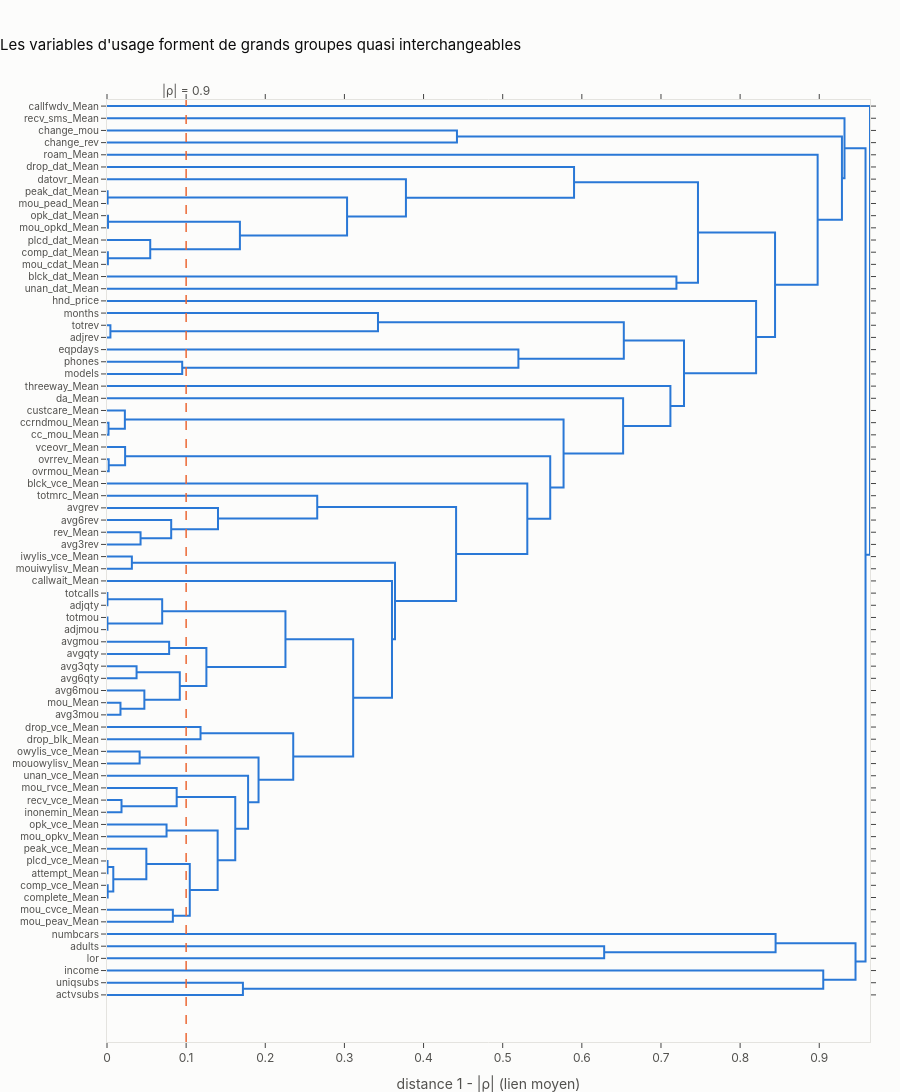

Notebook code for this chart:
### Markdown cell above
### 5.2 Clustering hiérarchique des variables

Distance $1 - |\rho|$, lien moyen. La ligne pointillée ($|\rho| = 0{,}9$) coupe l'arbre : les variables reliées à gauche de cette ligne forment un groupe redondant.

### Code cell
publish(dendrogram_chart(corr, "Les variables d'usage forment de grands groupes quasi interchangeables"),
        "03_dendrogramme", width=1000)

### Figure 1 — Plotly figure (JSON) as saved in the notebook; plotly's stock layout.template omitted (floating-point values rounded to 4 significant figures)
{"data": [{"hoverinfo": "text", "marker": {"color": "#2a78d6"}, "mode": "lines", "type": "scatter", "x": [0.0, 0.4422, 0.4422, 0.0], "xaxis": "x", "y": [-25.0, -25.0, -35.0, -35.0], "yaxis": "y"}, {"hoverinfo": "text", "marker": {"color": "#2a78d6"}, "mode": "lines", "type": "scatter", "x": [0.0, 0.0007778, 0.0007778, 0.0], "xaxis": "x", "y": [-75.0, -75.0, -85.0, -85.0], "yaxis": "y"}, {"hoverinfo": "text", "marker": {"color": "#2a78d6"}, "mode": "lines", "type": "scatter", "x": [0.0, 0.001283, 0.001283, 0.0], "xaxis": "x", "y": [-95.0, -95.0, -105.0, -105.0], "yaxis": "y"}, {"hoverinfo": "text", "marker": {"color": "#2a78d6"}, "mode": "lines", "type": "scatter", "x": [0.0, 0.001105, 0.001105, 0.0], "xaxis": "x", "y": [-125.0, -125.0, -135.0, -135.0], "yaxis": "y"}, {"hoverinfo": "text", "marker": {"color": "#2a78d6"}, "mode": "lines", "type": "scatter", "x": [0.0, 0.05462, 0.05462, 0.001105], "xaxis": "x", "y": [-115.0, -115.0, -130.0, -130.0], "yaxis": "y"}, {"hoverinfo": "text", "marker": {"color": "#2a78d6"}, "mode": "lines", "type": "scatter", "x": [0.001283, 0.1679, 0.1679, 0.05462], "xaxis": "x", "y": [-100.0, -100.0, -122.5, -122.5], "yaxis": "y"}, {"hoverinfo": "text", "marker": {"color": "#2a78d6"}, "mode": "lines", "type": "scatter", "x": [0.0007778, 0.3033, 0.3033, 0.1679], "xaxis": "x", "y": [-80.0, -80.0, -111.2, -111.2], "yaxis": "y"}, {"hoverinfo": "text", "marker": {"color": "#2a78d6"}, "mode": "lines", "type": "scatter", "x": [0.0, 0.3777, 0.3777, 0.3033], "xaxis": "x", "y": [-65.0, -65.0, -95.62, -95.62], "yaxis": "y"}, {"hoverinfo": "text", "marker": {"color": "#2a78d6"}, "mode": "lines", "type": "scatter", "x": [0.0, 0.5902, 0.5902, 0.3777], "xaxis": "x", "y": [-55.0, -55.0, -80.31, -80.31], "yaxis": "y"}, {"hoverinfo": "text", "marker": {"color": "#2a78d6"}, "mode": "lines", "type": "scatter", "x": [0.0, 0.7195, 0.7195, 0.0], "xaxis": "x", "y": [-145.0, -145.0, -155.0, -155.0], "yaxis": "y"}, {"hoverinfo": "text", "marker": {"color": "#2a78d6"}, "mode": "lines", "type": "scatter", "x": [0.5902, 0.7467, 0.7467, 0.7195], "xaxis": "x", "y": [-67.66, -67.66, -150.0, -150.0], "yaxis": "y"}, {"hoverinfo": "text", "marker": {"color": "#2a78d6"}, "mode": "lines", "type": "scatter", "x": [0.0, 0.004303, 0.004303, 0.0], "xaxis": "x", "y": [-185.0, -185.0, -195.0, -195.0], "yaxis": "y"}, {"hoverinfo": "text", "marker": {"color": "#2a78d6"}, "mode": "lines", "type": "scatter", "x": [0.0, 0.3424, 0.3424, 0.004303], "xaxis": "x", "y": [-175.0, -175.0, -190.0, -190.0], "yaxis": "y"}, {"hoverinfo": "text", "marker": {"color": "#2a78d6"}, "mode": "lines", "type": "scatter", "x": [0.0, 0.09502, 0.09502, 0.0], "xaxis": "x", "y": [-215.0, -215.0, -225.0, -225.0], "yaxis": "y"}, {"hoverinfo": "text", "marker": {"color": "#2a78d6"}, "mode": "lines", "type": "scatter", "x": [0.0, 0.5198, 0.5198, 0.09502], "xaxis": "x", "y": [-205.0, -205.0, -220.0, -220.0], "yaxis": "y"}, {"hoverinfo": "text", "marker": {"color": "#2a78d6"}, "mode": "lines", "type": "scatter", "x": [0.3424, 0.653, 0.653, 0.5198], "xaxis": "x", "y": [-182.5, -182.5, -212.5, -212.5], "yaxis": "y"}, {"hoverinfo": "text", "marker": {"color": "#2a78d6"}, "mode": "lines", "type": "scatter", "x": [0.0, 0.001896, 0.001896, 0.0], "xaxis": "x", "y": [-265.0, -265.0, -275.0, -275.0], "yaxis": "y"}, {"hoverinfo": "text", "marker": {"color": "#2a78d6"}, "mode": "lines", "type": "scatter", "x": [0.0, 0.02258, 0.02258, 0.001896], "xaxis": "x", "y": [-255.0, -255.0, -270.0, -270.0], "yaxis": "y"}, {"hoverinfo": "text", "marker": {"color": "#2a78d6"}, "mode": "lines", "type": "scatter", "x": [0.0, 0.002166, 0.002166, 0.0], "xaxis": "x", "y": [-295.0, -295.0, -305.0, -305.0], "yaxis": "y"}, {"hoverinfo": "text", "marker": {"color": "#2a78d6"}, "mode": "lines", "type": "scatter", "x": [0.0, 0.02289, 0.02289, 0.002166], "xaxis": "x", "y": [-285.0, -285.0, -300.0, -300.0], "yaxis": "y"}, {"hoverinfo": "text", "marker": {"color": "#2a78d6"}, "mode": "lines", "type": "scatter", "x": [0.0, 0.04241, 0.04241, 0.0], "xaxis": "x", "y": [-355.0, -355.0, -365.0, -365.0], "yaxis": "y"}, {"hoverinfo": "text", "marker": {"color": "#2a78d6"}, "mode": "lines", "type": "scatter", "x": [0.0, 0.0811, 0.0811, 0.04241], "xaxis": "x", "y": [-345.0, -345.0, -360.0, -360.0], "yaxis": "y"}, {"hoverinfo": "text", "marker": {"color": "#2a78d6"}, "mode": "lines", "type": "scatter", "x": [0.0, 0.1402, 0.1402, 0.0811], "xaxis": "x", "y": [-335.0, -335.0, -352.5, -352.5], "yaxis": "y"}, {"hoverinfo": "text", "marker": {"color": "#2a78d6"}, "mode": "lines", "type": "scatter", "x": [0.0, 0.2656, 0.2656, 0.1402], "xaxis": "x", "y": [-325.0, -325.0, -343.8, -343.8], "yaxis": "y"}, {"hoverinfo": "text", "marker": {"color": "#2a78d6"}, "mode": "lines", "type": "scatter", "x": [0.0, 0.03142, 0.03142, 0.0], "xaxis": "x", "y": [-375.0, -375.0, -385.0, -385.0], "yaxis": "y"}, {"hoverinfo": "text", "marker": {"color": "#2a78d6"}, "mode": "lines", "type": "scatter", "x": [0.0, 0.0005268, 0.0005268, 0.0], "xaxis": "x", "y": [-405.0, -405.0, -415.0, -415.0], "yaxis": "y"}, {"hoverinfo": "text", "marker": {"color": "#2a78d6"}, "mode": "lines", "type": "scatter", "x": [0.0, 0.0005442, 0.0005442, 0.0], "xaxis": "x", "y": [-425.0, -425.0, -435.0, -435.0], "yaxis": "y"}, {"hoverinfo": "text", "marker": {"color": "#2a78d6"}, "mode": "lines", "type": "scatter", "x": [0.0005268, 0.06973, 0.06973, 0.0005442], "xaxis": "x", "y": [-410.0, -410.0, -430.0, -430.0], "yaxis": "y"}, {"hoverinfo": "text", "marker": {"color": "#2a78d6"}, "mode": "lines", "type": "scatter", "x": [0.0, 0.07853, 0.07853, 0.0], "xaxis": "x", "y": [-445.0, -445.0, -455.0, -455.0], "yaxis": "y"}, {"hoverinfo": "text", "marker": {"color": "#2a78d6"}, "mode": "lines", "type": "scatter", "x": [0.0, 0.03736, 0.03736, 0.0], "xaxis": "x", "y": [-465.0, -465.0, -475.0, -475.0], "yaxis": "y"}, {"hoverinfo": "text", "marker": {"color": "#2a78d6"}, "mode": "lines", "type": "scatter", "x": [0.0, 0.01702, 0.01702, 0.0], "xaxis": "x", "y": [-495.0, -495.0, -505.0, -505.0], "yaxis": "y"}, {"hoverinfo": "text", "marker": {"color": "#2a78d6"}, "mode": "lines", "type": "scatter", "x": [0.0, 0.0472, 0.0472, 0.01702], "xaxis": "x", "y": [-485.0, -485.0, -500.0, -500.0], "yaxis": "y"}, {"hoverinfo": "text", "marker": {"color": "#2a78d6"}, "mode": "lines", "type": "scatter", "x": [0.03736, 0.09198, 0.09198, 0.0472], "xaxis": "x", "y": [-470.0, -470.0, -492.5, -492.5], "yaxis": "y"}, {"hoverinfo": "text", "marker": {"color": "#2a78d6"}, "mode": "lines", "type": "scatter", "x": [0.07853, 0.1256, 0.1256, 0.09198], "xaxis": "x", "y": [-450.0, -450.0, -481.2, -481.2], "yaxis": "y"}, {"hoverinfo": "text", "marker": {"color": "#2a78d6"}, "mode": "lines", "type": "scatter", "x": [0.06973, 0.2255, 0.2255, 0.1256], "xaxis": "x", "y": [-420.0, -420.0, -465.6, -465.6], "yaxis": "y"}, {"hoverinfo": "text", "marker": {"color": "#2a78d6"}, "mode": "lines", "type": "scatter", "x": [0.0, 0.1182, 0.1182, 0.0], "xaxis": "x", "y": [-515.0, -515.0, -525.0, -525.0], "yaxis": "y"}, {"hoverinfo": "text", "marker": {"color": "#2a78d6"}, "mode": "lines", "type": "scatter", "x": [0.0, 0.04122, 0.04122, 0.0], "xaxis": "x", "y": [-535.0, -535.0, -545.0, -545.0], "yaxis": "y"}, {"hoverinfo": "text", "marker": {"color": "#2a78d6"}, "mode": "lines", "type": "scatter", "x": [0.0, 0.01833, 0.01833, 0.0], "xaxis": "x", "y": [-575.0, -575.0, -585.0, -585.0], "yaxis": "y"}, {"hoverinfo": "text", "marker": {"color": "#2a78d6"}, "mode": "lines", "type": "scatter", "x": [0.0, 0.08806, 0.08806, 0.01833], "xaxis": "x", "y": [-565.0, -565.0, -580.0, -580.0], "yaxis": "y"}, {"hoverinfo": "text", "marker": {"color": "#2a78d6"}, "mode": "lines", "type": "scatter", "x": [0.0, 0.07525, 0.07525, 0.0], "xaxis": "x", "y": [-595.0, -595.0, -605.0, -605.0], "yaxis": "y"}, {"hoverinfo": "text", "marker": {"color": "#2a78d6"}, "mode": "lines", "type": "scatter", "x": [0.0, 0.0006546, 0.0006546, 0.0], "xaxis": "x", "y": [-625.0, -625.0, -635.0, -635.0], "yaxis": "y"}, {"hoverinfo": "text", "marker": {"color": "#2a78d6"}, "mode": "lines", "type": "scatter", "x": [0.0, 0.0008578, 0.0008578, 0.0], "xaxis": "x", "y": [-645.0, -645.0, -655.0, -655.0], "yaxis": "y"}, {"hoverinfo": "text", "marker": {"color": "#2a78d6"}, "mode": "lines", "type": "scatter", "x": [0.0006546, 0.007957, 0.007957, 0.0008578], "xaxis": "x", "y": [-630.0, -630.0, -650.0, -650.0], "yaxis": "y"}, {"hoverinfo": "text", "marker": {"color": "#2a78d6"}, "mode": "lines", "type": "scatter", "x": [0.0, 0.04972, 0.04972, 0.007957], "xaxis": "x", "y": [-615.0, -615.0, -640.0, -640.0], "yaxis": "y"}, {"hoverinfo": "text", "marker": {"color": "#2a78d6"}, "mode": "lines", "type": "scatter", "x": [0.0, 0.08321, 0.08321, 0.0], "xaxis": "x", "y": [-665.0, -665.0, -675.0, -675.0], "yaxis": "y"}, {"hoverinfo": "text", "marker": {"color": "#2a78d6"}, "mode": "lines", "type": "scatter", "x": [0.04972, 0.1046, 0.1046, 0.08321], "xaxis": "x", "y": [-627.5, -627.5, -670.0, -670.0], "yaxis": "y"}, {"hoverinfo": "text", "marker": {"color": "#2a78d6"}, "mode": "lines", "type": "scatter", "x": [0.07525, 0.1398, 0.1398, 0.1046], "xaxis": "x", "y": [-600.0, -600.0, -648.8, -648.8], "yaxis": "y"}, {"hoverinfo": "text", "marker": {"color": "#2a78d6"}, "mode": "lines", "type": "scatter", "x": [0.08806, 0.1621, 0.1621, 0.1398], "xaxis": "x", "y": [-572.5, -572.5, -624.4, -624.4], "yaxis": "y"}, {"hoverinfo": "text", "marker": {"color": "#2a78d6"}, "mode": "lines", "type": "scatter", "x": [0.0, 0.1783, 0.1783, 0.1621], "xaxis": "x", "y": [-555.0, -555.0, -598.4, -598.4], "yaxis": "y"}, {"hoverinfo": "text", "marker": {"color": "#2a78d6"}, "mode": "lines", "type": "scatter", "x": [0.04122, 0.1915, 0.1915, 0.1783], "xaxis": "x", "y": [-540.0, -540.0, -576.7, -576.7], "yaxis": "y"}, {"hoverinfo": "text", "marker": {"color": "#2a78d6"}, "mode": "lines", "type": "scatter", "x": [0.1182, 0.2353, 0.2353, 0.1915], "xaxis": "x", "y": [-520.0, -520.0, -558.4, -558.4], "yaxis": "y"}, {"hoverinfo": "text", "marker": {"color": "#2a78d6"}, "mode": "lines", "type": "scatter", "x": [0.2255, 0.3111, 0.3111, 0.2353], "xaxis": "x", "y": [-442.8, -442.8, -539.2, -539.2], "yaxis": "y"}, {"hoverinfo": "text", "marker": {"color": "#2a78d6"}, "mode": "lines", "type": "scatter", "x": [0.0, 0.3601, 0.3601, 0.3111], "xaxis": "x", "y": [-395.0, -395.0, -491.0, -491.0], "yaxis": "y"}, {"hoverinfo": "text", "marker": {"color": "#2a78d6"}, "mode": "lines", "type": "scatter", "x": [0.03142, 0.3639, 0.3639, 0.3601], "xaxis": "x", "y": [-380.0, -380.0, -443.0, -443.0], "yaxis": "y"}, {"hoverinfo": "text", "marker": {"color": "#2a78d6"}, "mode": "lines", "type": "scatter", "x": [0.2656, 0.4411, 0.4411, 0.3639], "xaxis": "x", "y": [-334.4, -334.4, -411.5, -411.5], "yaxis": "y"}, {"hoverinfo": "text", "marker": {"color": "#2a78d6"}, "mode": "lines", "type": "scatter", "x": [0.0, 0.5311, 0.5311, 0.4411], "xaxis": "x", "y": [-315.0, -315.0, -372.9, -372.9], "yaxis": "y"}, {"hoverinfo": "text", "marker": {"color": "#2a78d6"}, "mode": "lines", "type": "scatter", "x": [0.02289, 0.56, 0.56, 0.5311], "xaxis": "x", "y": [-292.5, -292.5, -344.0, -344.0], "yaxis": "y"}, {"hoverinfo": "text", "marker": {"color": "#2a78d6"}, "mode": "lines", "type": "scatter", "x": [0.02258, 0.5769, 0.5769, 0.56], "xaxis": "x", "y": [-262.5, -262.5, -318.2, -318.2], "yaxis": "y"}, {"hoverinfo": "text", "marker": {"color": "#2a78d6"}, "mode": "lines", "type": "scatter", "x": [0.0, 0.6522, 0.6522, 0.5769], "xaxis": "x", "y": [-245.0, -245.0, -290.4, -290.4], "yaxis": "y"}, {"hoverinfo": "text", "marker": {"color": "#2a78d6"}, "mode": "lines", "type": "scatter", "x": [0.0, 0.7119, 0.7119, 0.6522], "xaxis": "x", "y": [-235.0, -235.0, -267.7, -267.7], "yaxis": "y"}, {"hoverinfo": "text", "marker": {"color": "#2a78d6"}, "mode": "lines", "type": "scatter", "x": [0.653, 0.7291, 0.7291, 0.7119], "xaxis": "x", "y": [-197.5, -197.5, -251.3, -251.3], "yaxis": "y"}, {"hoverinfo": "text", "marker": {"color": "#2a78d6"}, "mode": "lines", "type": "scatter", "x": [0.0, 0.8202, 0.8202, 0.7291], "xaxis": "x", "y": [-165.0, -165.0, -224.4, -224.4], "yaxis": "y"}, {"hoverinfo": "text", "marker": {"color": "#2a78d6"}, "mode": "lines", "type": "scatter", "x": [0.7467, 0.8441, 0.8441, 0.8202], "xaxis": "x", "y": [-108.8, -108.8, -194.7, -194.7], "yaxis": "y"}, {"hoverinfo": "text", "marker": {"color": "#2a78d6"}, "mode": "lines", "type": "scatter", "x": [0.0, 0.8979, 0.8979, 0.8441], "xaxis": "x", "y": [-45.0, -45.0, -151.8, -151.8], "yaxis": "y"}, {"hoverinfo": "text", "marker": {"color": "#2a78d6"}, "mode": "lines", "type": "scatter", "x": [0.4422, 0.9287, 0.9287, 0.8979], "xaxis": "x", "y": [-30.0, -30.0, -98.38, -98.38], "yaxis": "y"}, {"hoverinfo": "text", "marker": {"color": "#2a78d6"}, "mode": "lines", "type": "scatter", "x": [0.0, 0.9319, 0.9319, 0.9287], "xaxis": "x", "y": [-15.0, -15.0, -64.19, -64.19], "yaxis": "y"}, {"hoverinfo": "text", "marker": {"color": "#2a78d6"}, "mode": "lines", "type": "scatter", "x": [0.0, 0.6282, 0.6282, 0.0], "xaxis": "x", "y": [-695.0, -695.0, -705.0, -705.0], "yaxis": "y"}, {"hoverinfo": "text", "marker": {"color": "#2a78d6"}, "mode": "lines", "type": "scatter", "x": [0.0, 0.8448, 0.8448, 0.6282], "xaxis": "x", "y": [-685.0, -685.0, -700.0, -700.0], "yaxis": "y"}, {"hoverinfo": "text", "marker": {"color": "#2a78d6"}, "mode": "lines", "type": "scatter", "x": [0.0, 0.1718, 0.1718, 0.0], "xaxis": "x", "y": [-725.0, -725.0, -735.0, -735.0], "yaxis": "y"}, {"hoverinfo": "text", "marker": {"color": "#2a78d6"}, "mode": "lines", "type": "scatter", "x": [0.0, 0.905, 0.905, 0.1718], "xaxis": "x", "y": [-715.0, -715.0, -730.0, -730.0], "yaxis": "y"}, {"hoverinfo": "text", "marker": {"color": "#2a78d6"}, "mode": "lines", "type": "scatter", "x": [0.8448, 0.9458, 0.9458, 0.905], "xaxis": "x", "y": [-692.5, -692.5, -722.5, -722.5], "yaxis": "y"}, {"hoverinfo": "text", "marker": {"color": "#2a78d6"}, "mode": "lines", "type": "scatter", "x": [0.9319, 0.9585, 0.9585, 0.9458], "xaxis": "x", "y": [-39.6, -39.6, -707.5, -707.5], "yaxis": "y"}, {"hoverinfo": "text", "marker": {"color": "#2a78d6"}, "mode": "lines", "type": "scatter", "x": [0.0, 0.9641, 0.9641, 0.9585], "xaxis": "x", "y": [-5.0, -5.0, -373.5, -373.5], "yaxis": "y"}], "layout": {"annotations": [{"font": {"color": "#52514e"}, "showarrow": false, "text": "|ρ| = 0.9", "x": 0.1, "xanchor": "center", "xref": "x", "y": 1, "yanchor": "bottom", "yref": "y domain"}], "autosize": false, "height": 1492, "hovermode": "closest", "shapes": [{"line": {"color": "#eb6834", "dash": "dash", "width": 1.5}, "type": "line", "x0": 0.1, "x1": 0.1, "xref": "x", "y0": 0, "y1": 1, "yref": "y domain"}], "showlegend": false, "title": {"text": "Les variables d'usage forment de grands groupes quasi interchangeables"}, "width": null, "xaxis": {"mirror": "allticks", "rangemode": "tozero", "showgrid": false, "showline": true, "showticklabels": true, "ticks": "outside", "title": {"text": "distance 1 - |ρ| (lien moyen)"}, "type": "linear", "zeroline": false}, "yaxis": {"mirror": "allticks", "rangemode": "tozero", "showgrid": false, "showline": true, "showticklabels": true, "tickfont": {"size": 10}, "tickmode": "array", "ticks": "outside", "ticktext": ["callfwdv_Mean", "recv_sms_Mean", "change_mou", "change_rev", "roam_Mean", "drop_dat_Mean", "datovr_Mean", "peak_dat_Mean", "mou_pead_Mean", "opk_dat_Mean", "mou_opkd_Mean", "plcd_dat_Mean", "comp_dat_Mean", "mou_cdat_Mean", "blck_dat_Mean", "unan_dat_Mean", "hnd_price", "months", "totrev", "adjrev", "eqpdays", "phones", "models", "threeway_Mean", "da_Mean", "custcare_Mean", "ccrndmou_Mean", "cc_mou_Mean", "vceovr_Mean", "ovrrev_Mean", "ovrmou_Mean", "blck_vce_Mean", "totmrc_Mean", "avgrev", "avg6rev", "rev_Mean", "avg3rev", "iwylis_vce_Mean", "mouiwylisv_Mean", "callwait_Mean", "totcalls", "adjqty", "totmou", "adjmou", "avgmou", "avgqty", "avg3qty", "avg6qty", "avg6mou", "mou_Mean", "avg3mou", "drop_vce_Mean", "drop_blk_Mean", "owylis_vce_Mean", "mouowylisv_Mean", "unan_vce_Mean", "mou_rvce_Mean", "recv_vce_Mean", "inonemin_Mean", "opk_vce_Mean", "mou_opkv_Mean", "peak_vce_Mean", "plcd_vce_Mean", "attempt_Mean", "comp_vce_Mean", "complete_Mean", "mou_cvce_Mean", "mou_peav_Mean", "numbcars", "adults", "lor", "income", "uniqsubs", "actvsubs"], "tickvals": [-5.0, -15.0, -25.0, -35.0, -45.0, -55.0, -65.0, -75.0, -85.0, -95.0, -105.0, -115.0, -125.0, -135.0, -145.0, -155.0, -165.0, -175.0, -185.0, -195.0, -205.0, -215.0, -225.0, -235.0, -245.0, -255.0, -265.0, -275.0, -285.0, -295.0, -305.0, -315.0, -325.0, -335.0, -345.0, -355.0, -365.0, -375.0, -385.0, -395.0, -405.0, -415.0, -425.0, -435.0, -445.0, -455.0, -465.0, -475.0, -485.0, -495.0, -505.0, -515.0, -525.0, -535.0, -545.0, -555.0, -565.0, -575.0, -585.0, -595.0, -605.0, -615.0, -625.0, -635.0, -645.0, -655.0, -665.0, -675.0, -685.0, -695.0, -705.0, -715.0, -725.0, -735.0], "type": "linear", "zeroline": false}}}
